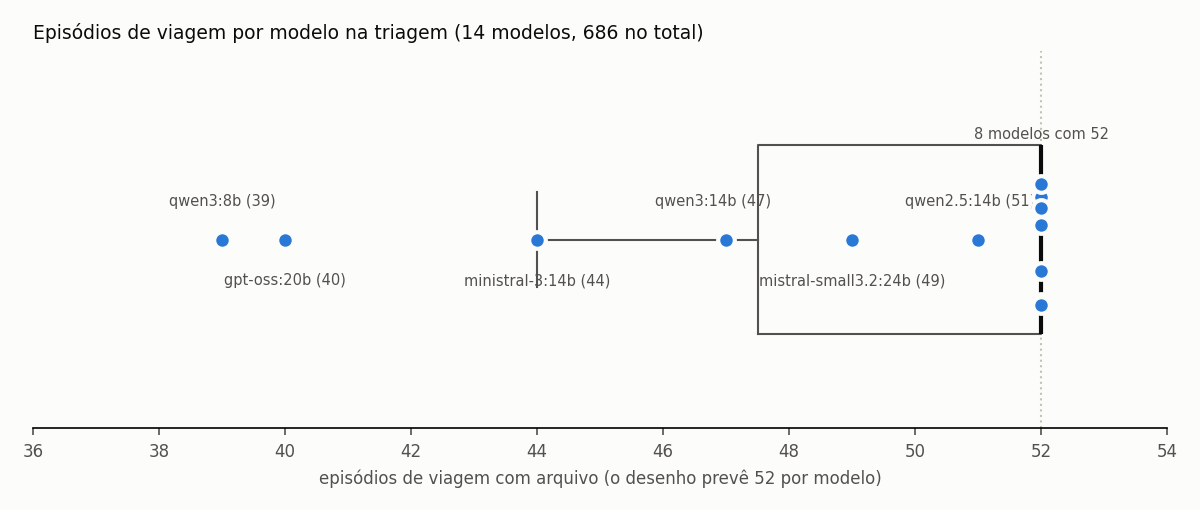

This chart was generated by the following Python code:
# Gera docs/02-experimentos/figuras/boxplot_episodios_por_modelo.png e imprime as cotas proporcionais.
# Os totais vêm de conta_episodios_por_modelo.py (05/11/2026). Uso, da raiz do repositório:
#   python3 docs/02-experimentos/figuras/boxplot_episodios_por_modelo.py docs/02-experimentos/figuras/boxplot_episodios_por_modelo.png
import numpy as np, matplotlib; matplotlib.use('Agg'); import matplotlib.pyplot as plt, sys
tot = {'llama3.2:3b':52,'qwen3:8b':39,'llama3.1:8b':52,'qwen2.5:14b':51,'qwen3:14b':47,'ministral-3:14b':44,
       'gpt-oss:20b':40,'mistral-small3.2:24b':49,'qwen3:32b':52,'llama3.3:70b':52,'gpt-5-nano':52,
       'gpt-4.1-nano':52,'gpt-5-mini':52,'gpt-4.1-mini':52}
lote1 = {'gpt-oss:20b':3,'gpt-4.1-mini':3,'llama3.2:3b':1,'qwen2.5:14b':2,'qwen3:8b':1,'llama3.1:8b':2,
         'gpt-5-mini':1,'gpt-4.1-nano':1,'qwen3:32b':3,'gpt-5-nano':2,'mistral-small3.2:24b':1}
v = np.array(list(tot.values()))
q1,med,q3 = np.percentile(v,[25,50,75]); iqr=q3-q1
print(f"total={v.sum()} min={v.min()} Q1={q1} mediana={med} Q3={q3} IQR={iqr} cerca_inf={q1-1.5*iqr}")
print("abaixo da cerca:", [m for m,x in tot.items() if x<q1-1.5*iqr])
eleg = {m:tot[m]-lote1.get(m,0) for m in tot}; E=sum(eleg.values()); print('elegiveis',E)
def cotas(N):
    raw={m:N*eleg[m]/E for m in eleg}; base={m:int(r) for m,r in raw.items()}
    rest=N-sum(base.values())
    for m in sorted(raw,key=lambda m:(-(raw[m]-base[m]),m))[:rest]: base[m]+=1
    return base
c150=cotas(150)
print(f"{'modelo':22}{'total':>6}{'lote1':>6}{'eleg':>5}{'150':>5}{'60 esp.':>8}{'20 esp.':>8}")
for m in tot: print(f"{m:22}{tot[m]:>6}{lote1.get(m,0):>6}{eleg[m]:>5}{c150[m]:>5}{60*eleg[m]/E:>8.1f}{20*eleg[m]/E:>8.1f}")
# figura
fig,ax=plt.subplots(figsize=(8,3.4),dpi=150); fig.patch.set_facecolor('#fcfcfb'); ax.set_facecolor('#fcfcfb')
ax.boxplot(v,vert=False,widths=0.5,showfliers=False,medianprops=dict(color='#0b0b0b',lw=2),
           boxprops=dict(color='#52514e'),whiskerprops=dict(color='#52514e'),capprops=dict(color='#52514e'))
rng=np.random.default_rng(0)
for m,x in tot.items():
    y=1+rng.uniform(-0.18,0.18) if x==52 else 1
    ax.plot(x,y,'o',ms=8,color='#2a78d6',mec='#fcfcfb',mew=2,zorder=3)
    off={'qwen3:8b':(0,16),'gpt-oss:20b':(0,-22),'ministral-3:14b':(0,-22),'qwen3:14b':(-6,16),'mistral-small3.2:24b':(0,-22),'qwen2.5:14b':(-4,16)}
    if x<52: ax.annotate(f"{m} ({x})",(x,1),xytext=off[m],textcoords='offset points',ha='center',fontsize=7,color='#52514e')
ax.annotate("8 modelos com 52",(52,1.2),xytext=(0,12),textcoords='offset points',ha='center',fontsize=7,color='#52514e')
ax.axvline(52,color='#c3c2b7',lw=1,ls=':',zorder=0)
ax.set_yticks([]); ax.set_xlim(36,54); ax.set_xlabel('episódios de viagem com arquivo (o desenho prevê 52 por modelo)',fontsize=8,color='#52514e')
ax.set_title('Episódios de viagem por modelo na triagem (14 modelos, 686 no total)',fontsize=9,loc='left',color='#0b0b0b')
for s in ['top','right','left']: ax.spines[s].set_visible(False)
ax.tick_params(colors='#52514e',labelsize=8); fig.tight_layout(); fig.savefig(sys.argv[1])
